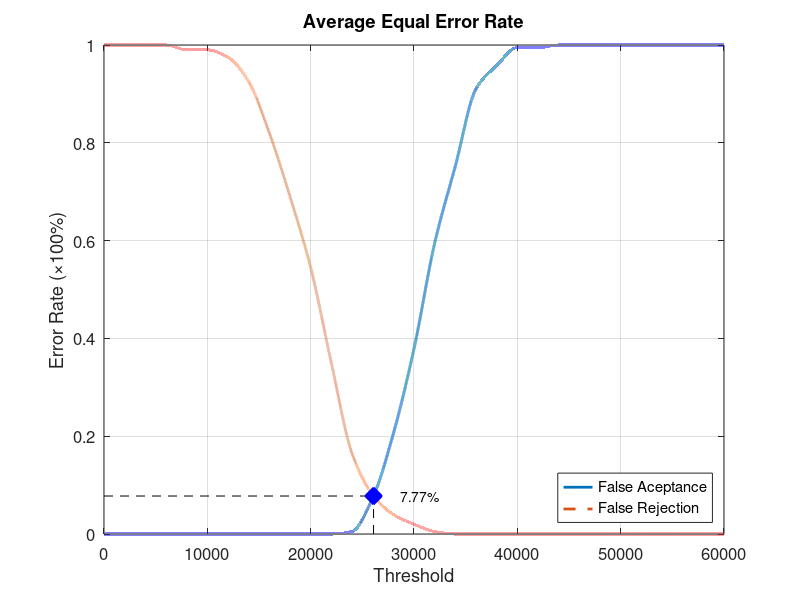
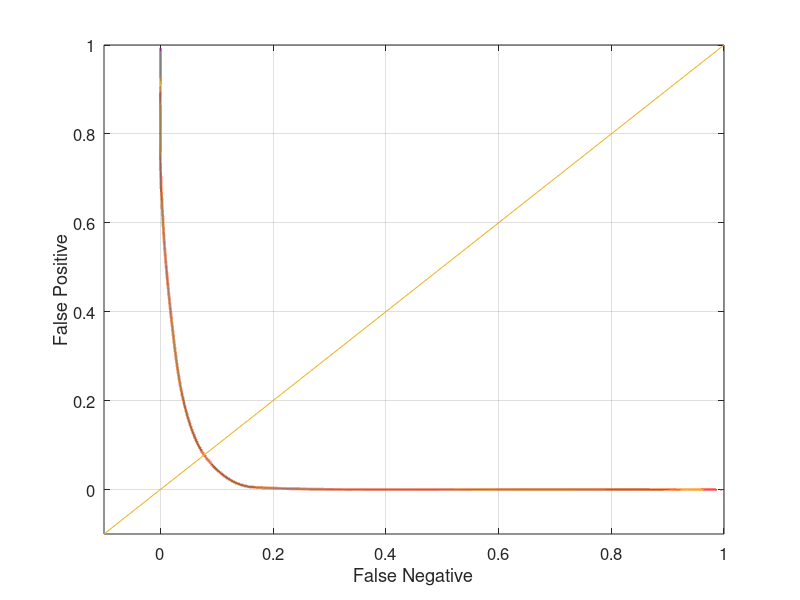

MATLAB code for these plots, in order:
function yEER = Database5_2
close all;
clear;
clc;
x = 0:2000:60000;
xq = 0:0.5:60000;

y0 = [0 0 0 0 0 0 0 0 0 0 0 0 0.00526316 0.0736842 0.205263 0.378947 0.594737 0.752632 0.910526 0.957895 0.994737 0.994737 1 1 1 1 1 1 1 1 1];
yy0 = interp1(x, y0, xq, 'pchip');
y1 = [1 1 1 1 0.99 0.99 0.975 0.925 0.82 0.69 0.545 0.35 0.165 0.08 0.04 0.02 0.005 0 0 0 0 0 0 0 0 0 0 0 0 0 0];
yy1 = interp1(x, y1, xq, 'pchip');

% Calculating EER: 
y2 = abs(y0 - y1);
find(y2 == min(y2))
yy2 = abs(yy0 - yy1);
xEER = find(yy2 == min(yy2));
xEERIndex = xq(xEER) % X-axis EER
yEER = yy0(xEER) % Y-axis EER

main = figure
plot(xq, yy0,'-','LineWidth', 2);	hold on
plot(xq, yy1,'--','LineWidth', 2);	hold on
plot([xEERIndex xEERIndex], [0 yEER], 'k--');	hold on
plot([0 xEERIndex], [yEER yEER], 'k--');	hold on
plot(xEERIndex, yEER, 'bx', 'LineWidth', 10);	hold on
text(xEERIndex + 10 * xEERIndex / 100, yEER, [num2str(round((10000 * yEER)) / 100) '%'])
legend('False Aceptance', 'False Rejection', 'Location', 'SouthEast')
xlabel('Threshold')
ylabel('Error Rate (\times100%)')
title('Average Equal Error Rate')
set(gca, 'FontSize', 12)
axis([0 60000 0 1])
grid on

print(main, 'Database5_2Main', '-dpng');
FNRxFPR = figure('Color', [1 1 1]);
plot(yy1, yy0, '-', yy1, yy0, 'LineWidth', 2);
hold on
y = -0.1:0.1:1
plot(y, y); 
set(gca, 'FontSize', 12)
xlabel('False Negative')
ylabel('False Positive')
axis([-0.1 1 -0.1 1])
set(gca, 'FontSize', 12)
grid on

print(FNRxFPR, 'Database5_2FNRxFPR','-dpng');
end
